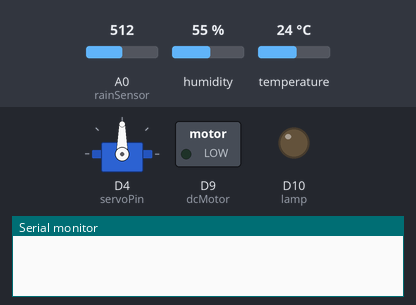
The program below on a simulated STM32 Nucleo. Shown: servo, switched loads named in the program (green lamp = pin HIGH), output pins drawn as LEDs (lit = HIGH), the last lines printed to the serial monitor. Inputs (shaded band) come from the test bench; at power-on: temperature 24 °C, A0 (rainSensor) = 512, humidity 55 %. WiFi joins after 1.5 s; servers stay silent unless stated.

Above: at 3.0 s.
3.1 s: temperature set to 27 °C
6.3 s: temperature set to 30 °C
At 8.3 s:
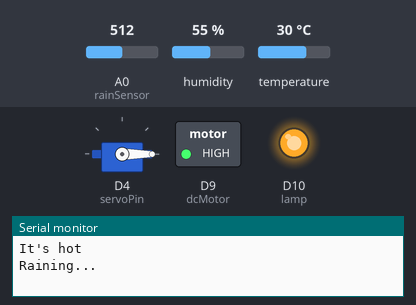
9.3 s: A0 (rainSensor) set to 674
10.8 s: A0 (rainSensor) set to 698
15.4 s: temperature set to 12 °C
At 17.9 s:
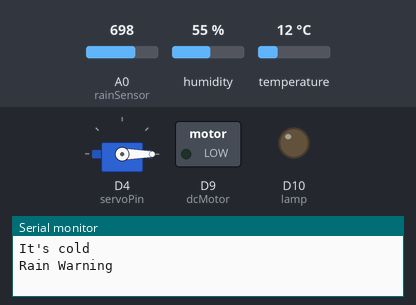
18.4 s: temperature set to 33 °C
At 21.1 s:
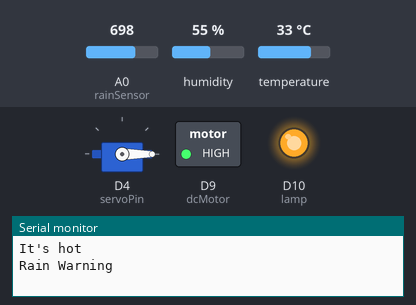
Timing chart, 0 to 22.4 s (numbered marks = the images above; inputs shaded):
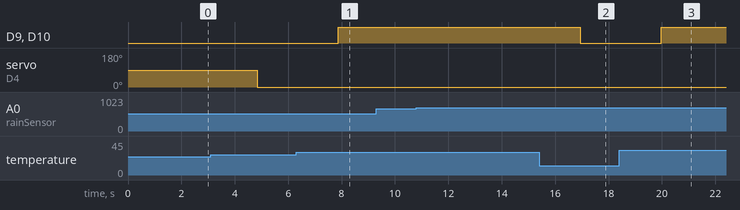

Measured:
- the behaviour switches between 28 and 29 °C on temperature (found by bisection; images 0 and 1)
- after the input at 6.3 s, D9 (dcMotor), D10 (lamp): LOW → HIGH after 1.6 s
- after the input at 9.3 s, every drawn part: stays the same
- after the input at 15.4 s, D9 (dcMotor), D10 (lamp): HIGH → LOW after 1.5 s
- after the input at 18.4 s, D9 (dcMotor), D10 (lamp): LOW → HIGH after 1.6 s

The program:

main.cpp
```cpp
#include <Arduino.h>

#define BLYNK_PRINT Serial
#include <ESP8266_Lib.h>
#include <BlynkSimpleShieldEsp8266.h>
#include "DHT.h"
#include <Servo.h>

#define lamp 10
#define dcMotor 9

#define DHTPIN 3      // what pin we're connected to
#define DHTTYPE DHT11 // DHT 11
DHT dht(DHTPIN, DHTTYPE);

#define servoPin 4
Servo servo1;

const int rainSensor = A0;
// lowest and highest RAIN sensor readings:
const int rainMin = 0;    // sensor minimum
const int rainMax = 1024; // sensor maximum

// You should get Auth Token in the Blynk App.
// Go to the Project Settings (nut icon).
// char auth[] = "134K1A5E-siqFcnMZucBbddzFvv3L5IC";  //f411reesp
char auth[] = "tSLCLqAUk1lYC10Y3Ui5FBpoIcKehMgi"; //asus_f411
char serverip[] = "192.168.1.102";

// Your WiFi credentials.
char ssid[] = "MiNE_1";
char pass[] = "abcd1234";

// or Software Serial on Uno, Nano...
#include <SoftwareSerial.h>
SoftwareSerial EspSerial(2, 8); // RX, TX

// Your ESP8266 baud rate:
#define ESP8266_BAUD 115200
ESP8266 wifi(&EspSerial);
BlynkTimer timer;

BLYNK_WRITE(V1)
{
    int pinValue = param.asInt(); // assigning incoming value from pin V1 to a variable
    // process received value
    if (pinValue == 1)
    {
        digitalWrite(D7, HIGH);
    }
    else
    {
        digitalWrite(D7, LOW);
    }
}

void myTimerEvent()
{
    // You can send any value at any time.
    // Please don't send more that 10 values per second.
    // Wait a few seconds between measurements.
    delay(2000);

    // Reading temperature or humidity takes about 250 milliseconds!
    // Sensor readings may also be up to 2 seconds 'old' (its a very slow sensor)
    float h = dht.readHumidity();
    // Read temperature as Celsius
    float t = dht.readTemperature();
    // Read temperature as Fahrenheit
    float f = dht.readTemperature(true);

    // Check if any reads failed and exit early (to try again).
    if (isnan(h) || isnan(t) || isnan(f))
    {
        Serial.println("Failed to read from DHT sensor!");
        return;
    }

    // Compute heat index
    // Must send in temp in Fahrenheit!
    float hi = dht.computeHeatIndex(f, h);

    Serial.print("Humidity: ");
    Serial.print(h);
    Serial.print(" %\t");
    Serial.print("Temperature: ");
    Serial.print(t);
    Serial.print(" *C ");
    Serial.print(f);
    Serial.print(" *F\t");
    Serial.print("Heat index: ");
    Serial.print(hi);
    Serial.println(" *F");
    // Blynk.virtualWrite(V5, millis() / 1000);
    Blynk.virtualWrite(V6, String(t));

    if (t > 28)
    {
        Serial.println("It's hot");
        digitalWrite(dcMotor, HIGH);
        digitalWrite(lamp, HIGH);
    }
    else
    {
        Serial.println("It's cold");
        digitalWrite(dcMotor, LOW);
        digitalWrite(lamp, LOW);
    }

    // read the RAIN sensor on analog A0:
    int rainRead = analogRead(rainSensor);
    // map the sensor range (four options):
    int rainRange = map(rainRead, rainMin, rainMax, 0, 3);

    switch (rainRange)
    {
    case 0:
        Serial.println("Thunderstorm!");
        // Make servo go to 0 degrees
        servo1.write(0);
        delay(1000);
        break;

    case 1:
        Serial.println("Raining...");
        // Make servo go to 0 degrees
        servo1.write(0);
        delay(1000);
        break;

    case 2:
        Serial.println("Rain Warning");
        // Make servo go to 0 degrees
        servo1.write(0);
        delay(1000);
        break;
    default:
        Serial.println("Sunshine!");
        servo1.write(90);
        delay(1000);
        break;
    }
}

void setup()
{
    // Debug console
    Serial.begin(9600);
    pinMode(lamp, OUTPUT);    //lamp(led)
    pinMode(dcMotor, OUTPUT); //dcmotor
    delay(10);
    dht.begin();

    // We need to attach the servo to the used pin number
    servo1.attach(servoPin);

    // Set ESP8266 baud rate
    EspSerial.begin(ESP8266_BAUD);
    delay(10);

    Blynk.begin(auth, wifi, ssid, pass, serverip, 8080);

    // Setup a function to be called every second
    timer.setInterval(1000L, myTimerEvent);
}

void loop()
{
    Blynk.run();
    timer.run(); // Initiates BlynkTimer
}
```
